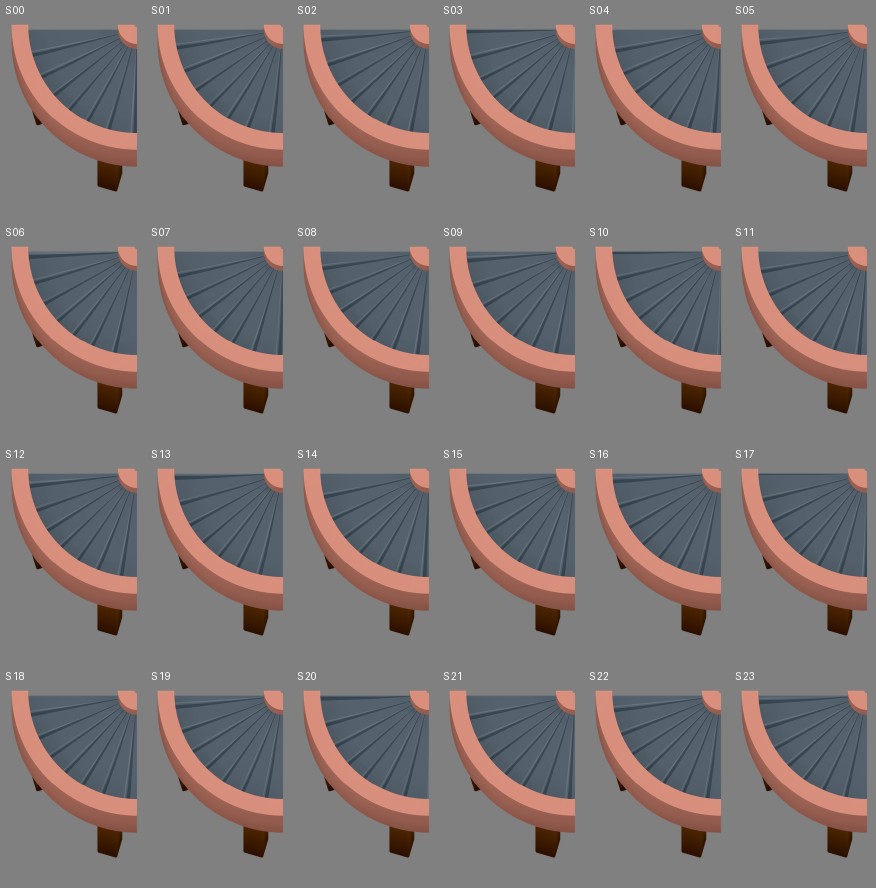
#> input picture prototypes/sushi-loop/assets/refinement/objects/belt-corner-e-n/reviews/initial-evidence/original-all24-S.png, 876 x 888 px, given in place of resume-paper.png, which was not available
$ python prepare-assets.py
#> lines starting #> are read from the running program, lines starting #| are printed output that depends on the picture; pictures that were not available may be replaced by others from this repository, and a replacement may not be noted
"""Deterministic source crops; no repainting or resizing of original artwork."""
from PIL import Image
from pathlib import Path
import json,hashlib,shutil
here=Path(__file__).resolve().parent
root=here.parents[1]
origin=Path('/Users/yiouchen/.codex/generated_images/01a17712-262b-7de3-8a16-0aa83c438c0b/exec-0cd447e7-c940-4d85-9089-44535c4fa2e1.png')
raw=here/'raw'; assets=here/'assets';assets.mkdir(exist_ok=True)
if not (raw/'resume-paper.png').exists():shutil.copyfile(origin,raw/'resume-paper.png')
# Plain middle spans, symmetric 170px corners; retain tiny organic edge texture.
Image.open(raw/'resume-paper.png').crop((24,120,1058,1344)).save(assets/'resume-paper.png')
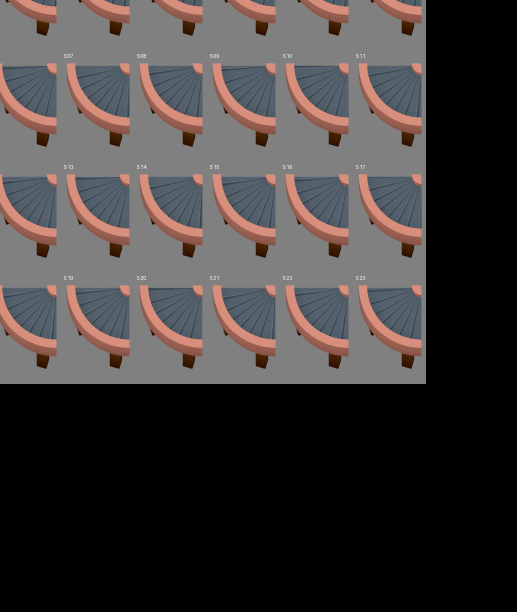
#> saved as resume-paper.png: PIL image 1034x1224 RGB (shown at 1/2 size); mean R, G, B 64.9, 60, 59.6
for name,rect in [('photo-outer',(132,103,1094,1203)),('photo-inner',(123,145,1131,1111)),('assigned-stamp',(64,120,2112,608))]:
 src={'photo-outer':'outer-paper','photo-inner':'inner-picture','assigned-stamp':'assigned-stamp'}[name]
 Image.open(root/f'assets/ui/people-photos/v2/raw/{src}.png').crop(rect).save(assets/f'{name}.png')
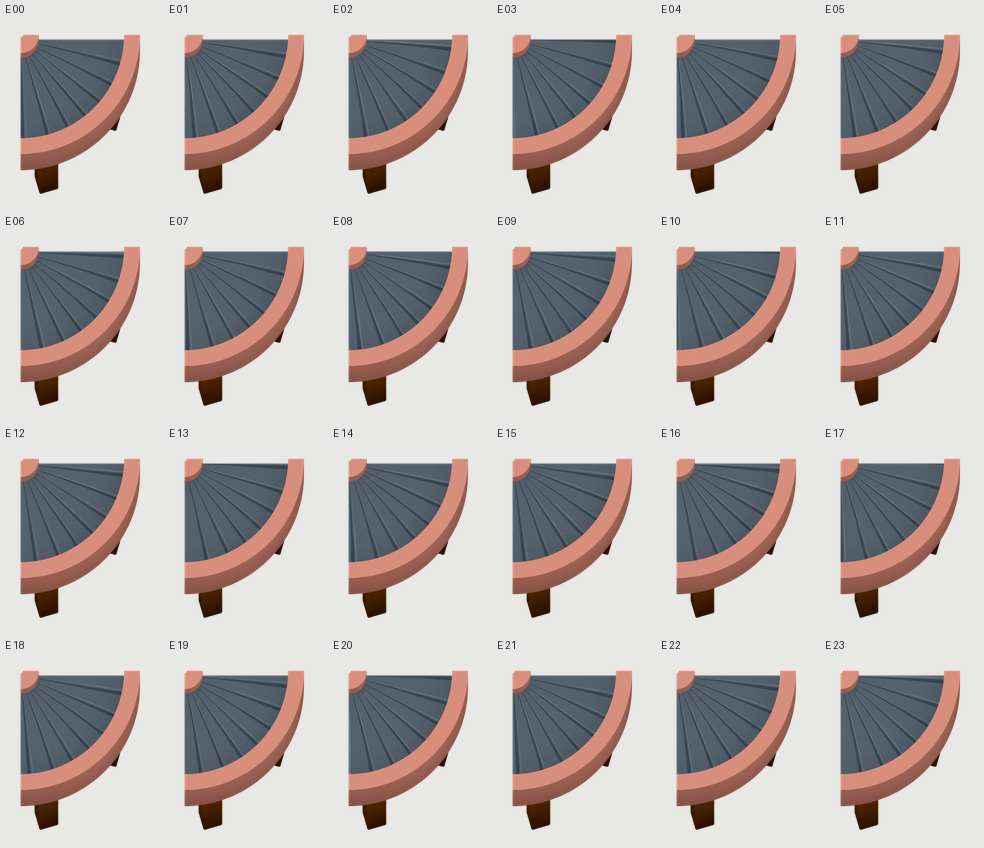
#> input picture prototypes/sushi-loop/assets/refinement/objects/belt-corner-n-e/reviews/baseline-E-24frames.png, 984 x 848 px, given in place of outer-paper.png, which was not available
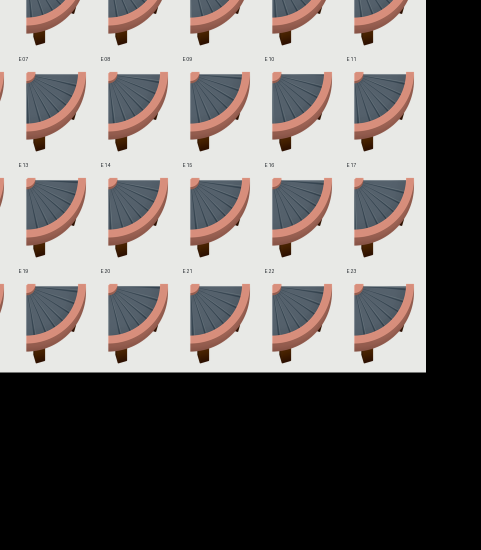
#> saved as photo-outer.png: PIL image 962x1100 RGB (shown at 1/2 size); mean R, G, B 115.3, 111, 109.4
#> (the run stopped early here; a loop or call above may not have finished)
